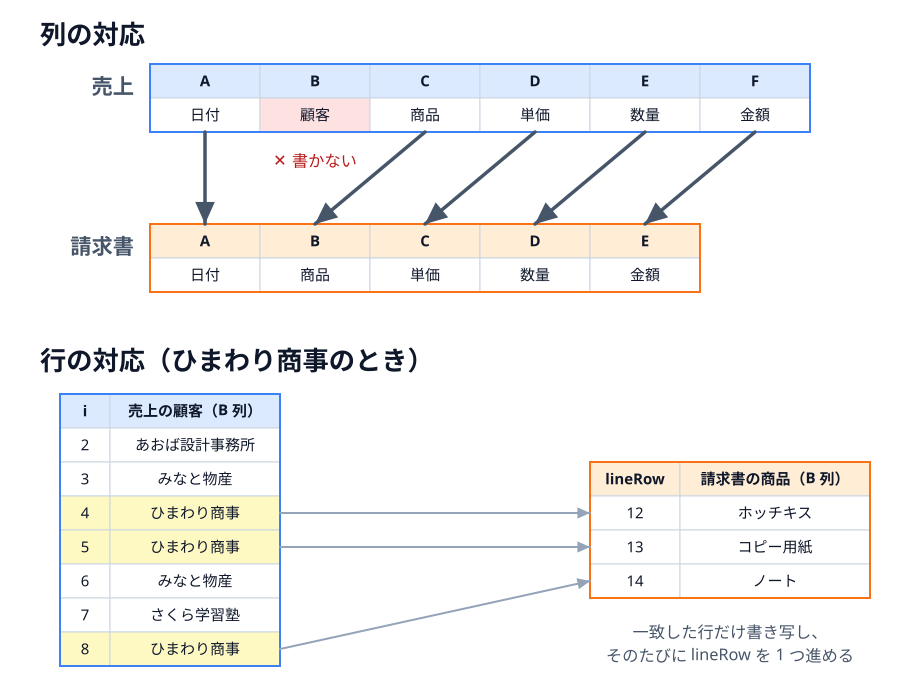

Python code for this plot:
"""5-2: 売上の列と請求書の列の対応、売上の行 i と書き写し先の行 lineRow の対応（LINK + SOURCE-PATH-GOAL）。"""
import sys
sys.path.insert(0, "/Users/seekseep/.claude/skills/genfig")
sys.path.insert(0, "../../../../tools")
from genfig import Canvas
from figtable import table

c = Canvas(900, 700)
RED = "#b91c1c"

# 上: 列の対応
c.text(40, 44, "列の対応", scale="heading", align="left")
x0, cw, h = 150, 110, 34
c.text(x0 - 16, 94, "売上", scale="label", align="right")
table(c, x0, 64, [
    ["A", "B", "C", "D", "E", "F"],
    ["日付", "顧客", "商品", "単価", "数量", "金額"],
], [cw] * 6, color="blue", h=h, scale="body", fills={(1, 1): "red"})
c.text(x0 - 16, 254, "請求書", scale="label", align="right")
table(c, x0, 224, [
    ["A", "B", "C", "D", "E"],
    ["日付", "商品", "単価", "数量", "金額"],
], [cw] * 5, color="orange", h=h, scale="body")
top, bot = 64 + h * 2, 224
c.link((x0 + cw * 0.5, top), (x0 + cw * 0.5, bot))
for k in range(2, 6):
    c.link((x0 + cw * (k + 0.5), top), (x0 + cw * (k - 0.5), bot))
c.text(x0 + cw * 1.5, top + 34, "✕ 書かない", scale="caption", fill=RED)

# 下: 行の対応
c.text(40, 370, "行の対応（ひまわり商事のとき）", scale="heading", align="left")
ly, rh = 394, 34
table(c, 60, ly, [
    ["i", "売上の顧客（B 列）"],
    ["2", "あおば設計事務所"],
    ["3", "みなと物産"],
    ["4", "ひまわり商事"],
    ["5", "ひまわり商事"],
    ["6", "みなと物産"],
    ["7", "さくら学習塾"],
    ["8", "ひまわり商事"],
], [50, 170], color="blue", h=rh, scale="body",
    fills={(r, k): "yellow" for r in (3, 4, 7) for k in (0, 1)})
ry = ly + rh * 2
table(c, 590, ry, [
    ["lineRow", "請求書の商品（B 列）"],
    ["12", "ホッチキス"],
    ["13", "コピー用紙"],
    ["14", "ノート"],
], [90, 190], color="orange", h=rh, scale="body")
for src, dst in ((3, 1), (4, 2), (7, 3)):
    c.link((280, ly + rh * (src + 0.5)), (590, ry + rh * (dst + 0.5)), primary=False)
c.text(730, ry + rh * 4 + 40, "一致した行だけ書き写し、\nそのたびに lineRow を 1 つ進める", scale="caption")
c.save("02-column-map.svg")
